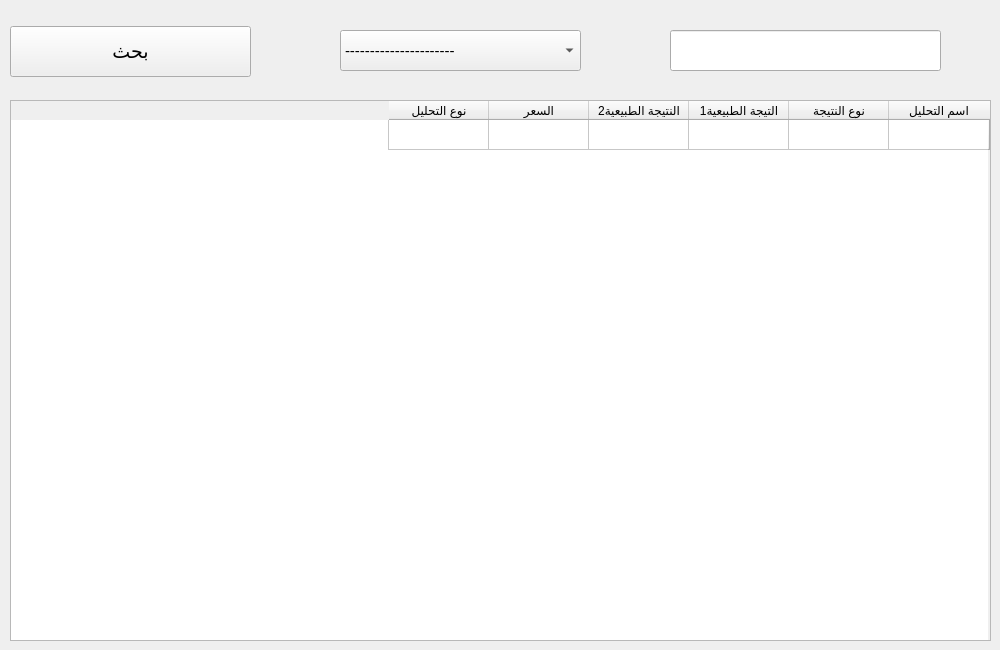
       <widget class="QWidget" name="tab_8">
        <attribute name="title">
         <string>كل التحليلات</string>
        </attribute>
        <widget class="QComboBox" name="comboBox_19">
         <property name="geometry">
          <rect>
           <x>340</x>
           <y>30</y>
           <width>241</width>
           <height>41</height>
          </rect>
         </property>
         <property name="font">
          <font>
           <pointsize>11</pointsize>
          </font>
         </property>
         <property name="editable">
          <bool>false</bool>
         </property>
         <item>
          <property name="text">
           <string>----------------------</string>
          </property>
         </item>
         <item>
          <property name="text">
           <string>اسم التحليل المطابق</string>
          </property>
         </item>
         <item>
          <property name="text">
           <string>السعر المطابق</string>
          </property>
         </item>
        </widget>
        <widget class="QPushButton" name="pushButton_20">
         <property name="geometry">
          <rect>
           <x>10</x>
           <y>26</y>
           <width>241</width>
           <height>51</height>
          </rect>
         </property>
         <property name="font">
          <font>
           <family>Segoe UI</family>
           <pointsize>14</pointsize>
          </font>
         </property>
         <property name="text">
          <string>بحث</string>
         </property>
        </widget>
        <widget class="QLineEdit" name="lineEdit_26">
         <property name="geometry">
          <rect>
           <x>670</x>
           <y>30</y>
           <width>271</width>
           <height>41</height>
          </rect>
         </property>
         <property name="font">
          <font>
           <pointsize>13</pointsize>
          </font>
         </property>
         <property name="placeholderText">
          <string/>
         </property>
        </widget>
        <widget class="QTableWidget" name="tableWidget_7">
         <property name="enabled">
          <bool>true</bool>
         </property>
         <property name="geometry">
          <rect>
           <x>10</x>
           <y>100</y>
           <width>981</width>
           <height>541</height>
          </rect>
         </property>
         <property name="sizePolicy">
          <sizepolicy hsizetype="Expanding" vsizetype="Expanding">
           <horstretch>0</horstretch>
           <verstretch>0</verstretch>
          </sizepolicy>
         </property>
         <property name="font">
          <font>
           <pointsize>9</pointsize>
           <weight>50</weight>
           <bold>false</bold>
          </font>
         </property>
         <property name="toolTip">
          <string/>
         </property>
         <property name="whatsThis">
          <string/>
         </property>
         <property name="layoutDirection">
          <enum>Qt::RightToLeft</enum>
         </property>
         <property name="autoFillBackground">
          <bool>false</bool>
         </property>
         <property name="locale">
          <locale language="Arabic" country="Iraq"/>
         </property>
         <row>
          <property name="text">
           <string/>
          </property>
         </row>
         <column>
          <property name="text">
           <string>اسم التحليل</string>
          </property>
         </column>
         <column>
          <property name="text">
           <string>نوع النتيجة</string>
          </property>
         </column>
         <column>
          <property name="text">
           <string>التيجة الطبيعية1</string>
          </property>
         </column>
         <column>
          <property name="text">
           <string>النتيجة الطبيعية2</string>
          </property>
         </column>
         <column>
          <property name="text">
           <string>السعر</string>
          </property>
         </column>
         <column>
          <property name="text">
           <string>نوع التحليل</string>
          </property>
         </column>
        </widget>
       </widget>
